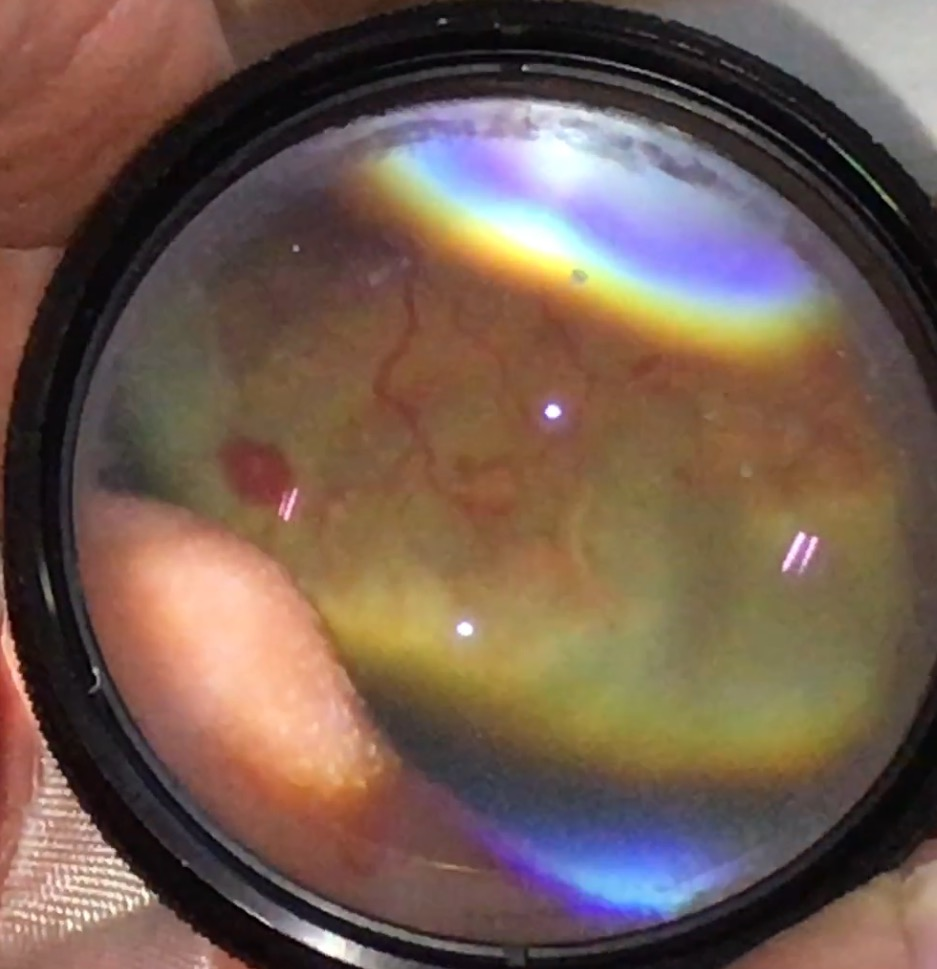
%> input picture IMG_1256.PNG, 937 x 969 px
$ octave Detectar_circulos.m   (GNU Octave 9; MATLAB toolbox functions it lacks are replaced by stand-ins)
%> lines starting %> are read from the running program, lines starting %| are printed output that depends on the picture; in (x1, y1, x2, y2) boxes, pixels count from 0 and x2, y2 are one past the last pixel; in counts of white or black regions, pixels touching at a corner belong together; the program's own positions count from 1
%% === Carga del archivo
%
clc; clear all; close all;
% [8 lines of commented-out code are left out]
rgb = imread('IMG_1256.PNG');
%> rgb is the input picture: size 969x937x3 uint8; mean R, G, B 115, 92.4, 80.6
gray_image = rgb2gray(rgb);
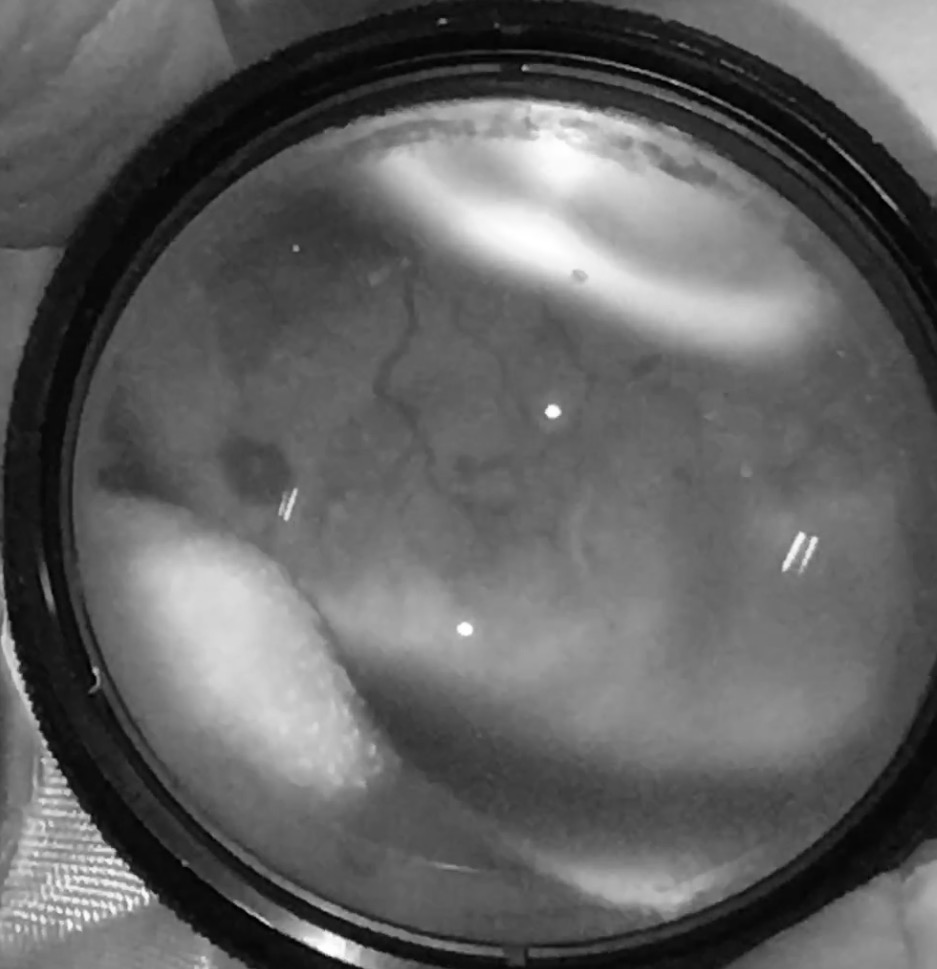
%> gray_image: size 969x937 uint8; min 0, max 255, mean 97.8

figure('Name','Imagen original')
imshow(rgb);
% linea para poder medir las circunferencias a marcar
d = imdistline;

%% === Filtrado y deteccion de la circunferencia
% Filtrado pasaalto para acentuar bordes canny o sobel
im_filtrada = edge(gray_image,'canny');
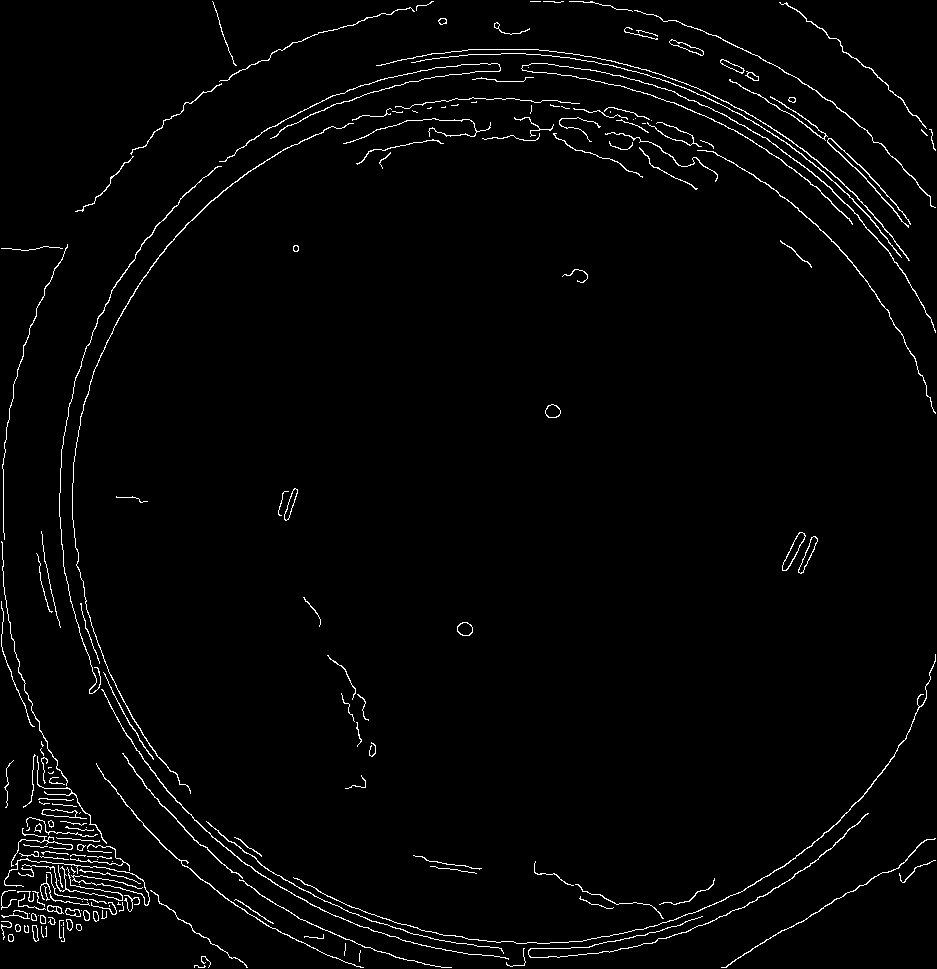
%> im_filtrada: size 969x937 logical; 2.1% white in thin lines or dots
tamanio = size(im_filtrada);
%> tamanio = [969 937]

% Matriz de ceros para crear una imagen enmarcada
im_filt_marcada = zeros(round(tamanio(1)*1.20),round(tamanio(2)*1.20));
rgb_enmarcada = zeros(round(tamanio(1)*1.20)...
    ,round(tamanio(2)*1.20),3,'uint8');

% La finalidad de enmarcar la imagen es detectar circunferencia que estan
% fuera del dominio de la imagen, que no serian detectadas de otra manera

% Asignacion de los elementos correspondientes para generar el marco
im_filt_marcada(floor(tamanio(1)*0.10):floor(tamanio(1)*1.1)-1,...
    floor(tamanio(2)*0.10):floor(tamanio(2)*1.1)-1) = ...
    im_filtrada(:,:);
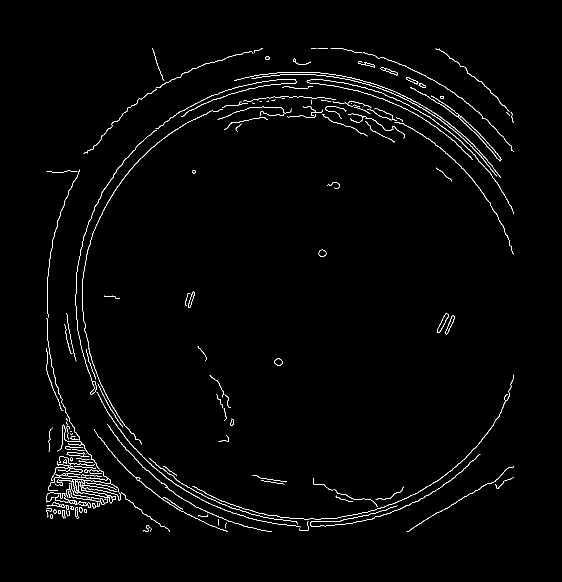
%> im_filt_marcada: size 1163x1124 double (shown at 1/2 size); values 0 (black) and 1 (white), 1.5% white in thin lines or dots, all inside (x1, y1, x2, y2) = (93, 96, 1028, 1063)
rgb_enmarcada(floor(tamanio(1)*0.10):floor(tamanio(1)*1.1)-1,...
    floor(tamanio(2)*0.10):floor(tamanio(2)*1.1)-1,:) = ...
    rgb(:,:,:);
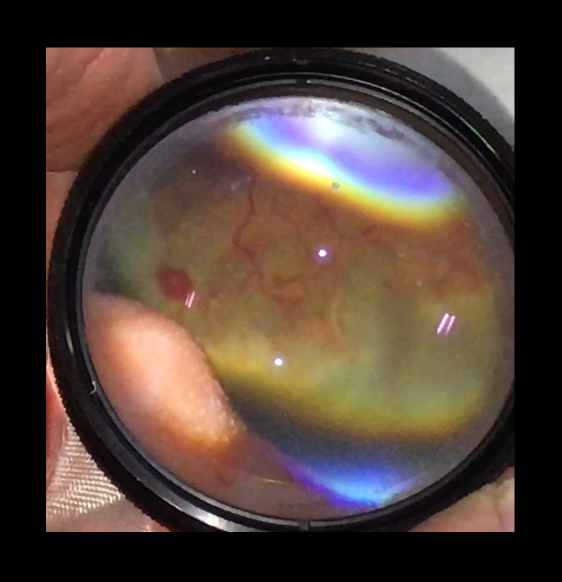
%> rgb_enmarcada: size 1163x1124x3 uint8 (shown at 1/2 size); mean R, G, B 79.9, 64.2, 56

figure('Name','Imagen filtrada enmarcada')
imshow(im_filt_marcada);

% Intervalo de radio del circulo a detectar
radio1 = 440;
radio2 = 450;
%> (the run ends here)
